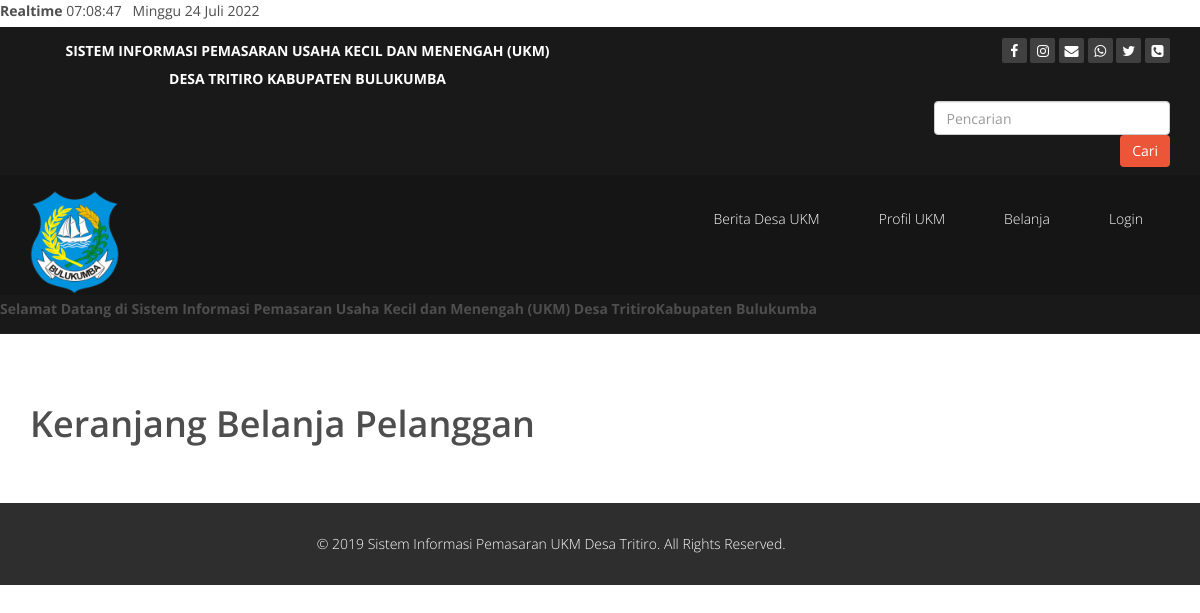
Before: /keranjanguser.php with the older database file.
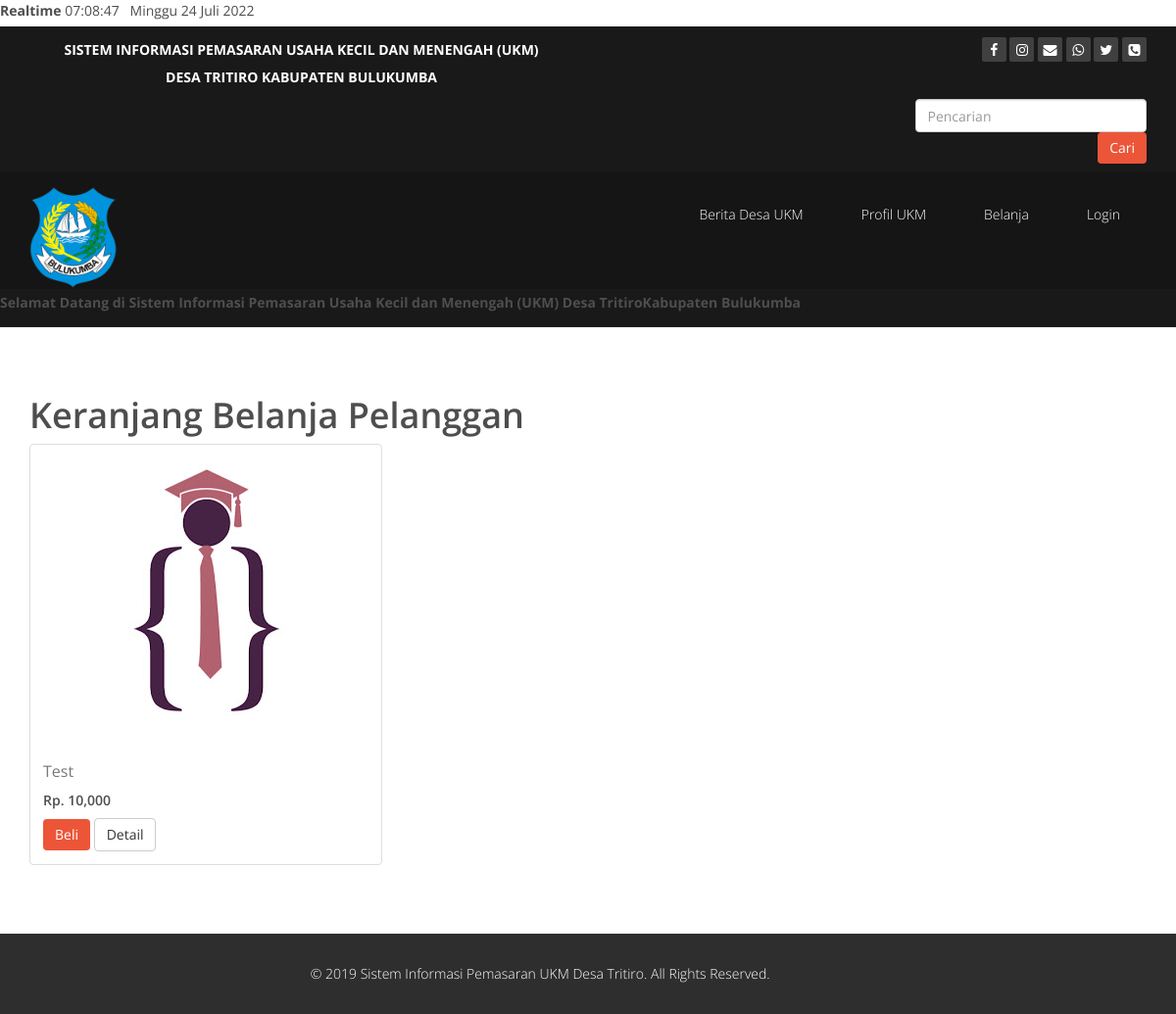
After: the same page with the newer database file.
### tables this page shows
CREATE TABLE `produk` (
  `id_produk` int(11) NOT NULL,
  `nama_produk` varchar(100) NOT NULL,
  `harga_produk` int(11) NOT NULL,
  `berat_produk` int(11) NOT NULL,
  `foto_produk` varchar(100) NOT NULL,
  `deskripsi_produk` text NOT NULL,
  `stok_produk` int(5) NOT NULL
);

### keranjanguser.php (the view, shortened to what the changed rows need)
<?php
include 'configs/koneksi.php';
?>
<!DOCTYPE html>
<html lang="en">
<head>
    <link href="assets/css/bootstrap.min.css" rel="stylesheet">
    <link href="assets/css/font-awesome.min.css" rel="stylesheet">
    <link href="assets/css/animate.min.css" rel="stylesheet">
    <link href="assets/css/prettyPhoto.css" rel="stylesheet">
    <link href="assets/css/owl.carousel.min.css" rel="stylesheet">
    <link href="assets/css/icomoon.css" rel="stylesheet">
    <link href="assets/css/main.css" rel="stylesheet">
    <link href="assets/css/responsive.css" rel="stylesheet">
</head>
<body onload="tampilkanwaktu();setInterval('tampilkanwaktu()', 1000);">
    <section class="konten">
        <div class="container">
            <h1>Keranjang Belanja Pelanggan</h1>
            <div class="row" width="40" height="35">
                <?php $ambil = $koneksi->query("SELECT * FROM produk"); ?>
                <?php while ($perproduk = $ambil->fetch_assoc()) { ?>
                <div class="col-md-4">
                    <div class="thumbnail">
                        <img src="pictures/foto_produk/<?= $perproduk['foto_produk']; ?>" alt="">
                        <div class="caption">
                            <h3><?= $perproduk['nama_produk']; ?></h3>
                            <h5>Rp. <?= number_format($perproduk['harga_produk']); ?></h5>
                            <a href="beli.php?id=<?= $perproduk['id_produk']; ?>" class="btn btn-primary">Beli</a>
                            <a href="detail.php?id=<?= $perproduk["id_produk"]; ?>" class="btn btn-default">Detail</a>
                        </div>
                    </div>
                </div>
                <?php } ?>
            </div>
        </div>
    </section>
</body>
</html>

Changed rows visible on the page:
added produk: foto_produk (picture), nama_produk "Test", harga_produk "10,000"
